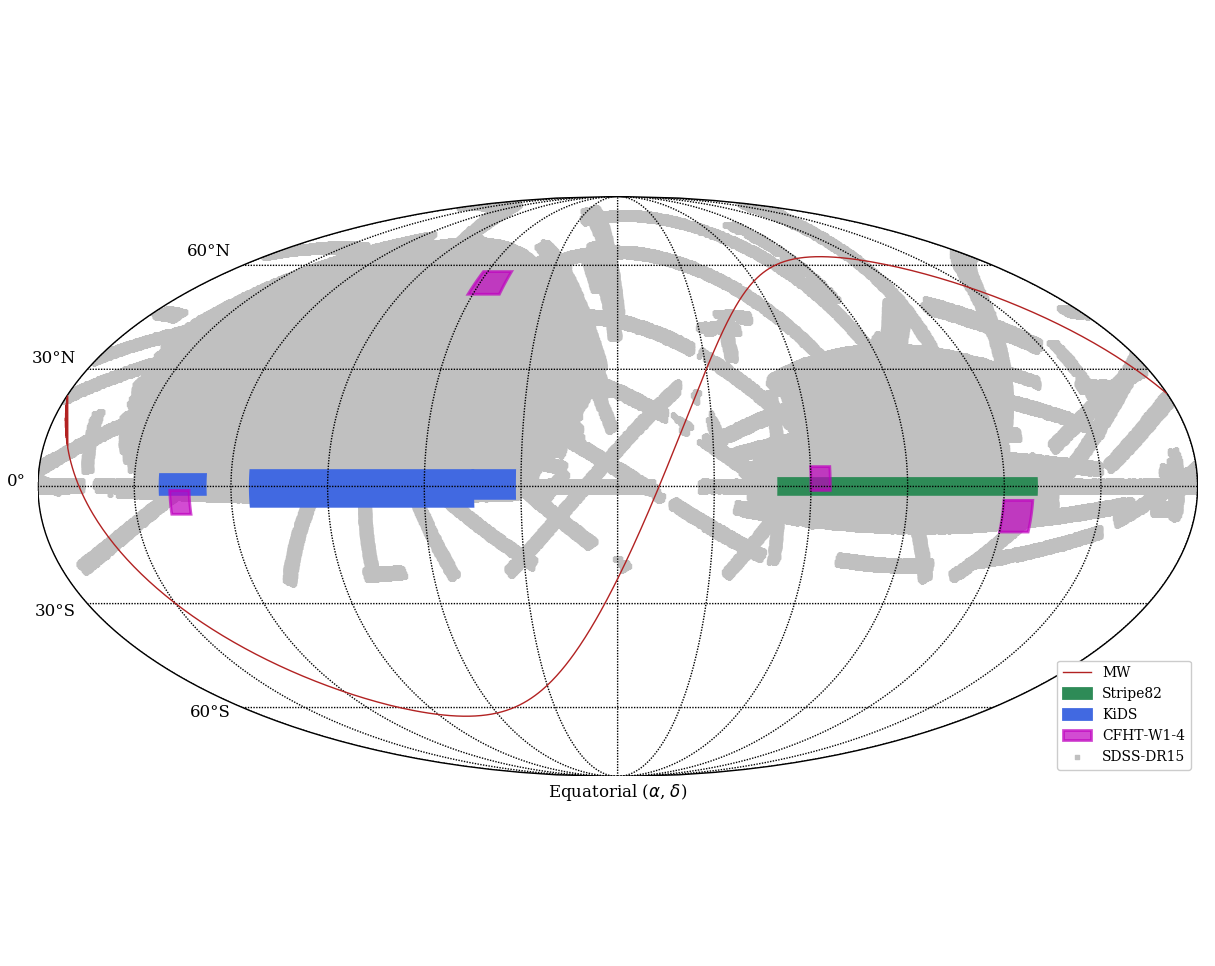

This chart was generated by the following Python code:
import numpy as np
#from pylab import *

from astropy import units
from astropy.coordinates import SkyCoord
from scipy import spatial
#import circles
from mpl_toolkits.axes_grid1 import make_axes_locatable
from mpl_toolkits.basemap import Basemap
from scipy.interpolate import CubicSpline
import matplotlib
import matplotlib.pyplot as plt
from matplotlib.patches import Polygon

sdss = np.load('SDSS/grispy_sdssDR15.npy')


def box_region(m, lon_min, lon_max, lat_min, lat_max, **kwargs):
	N=100
	lons = np.linspace(lon_min,lon_max, N)
	lats = np.linspace(lat_min,lat_max, N)
	ones = np.ones(N)

	lons = np.concatenate((ones*lon_min, lons,
							ones*lon_max, lons[::-1]))
	lats = np.concatenate((lats, ones*lat_max,
							lats[::-1], ones*lat_min))

	x, y = m( lons, lats )
	xy = zip(x,y)
	#return xy
	poly = Polygon( xy, **kwargs)#facecolor='red', alpha=0.4 )
	plt.gca().add_patch(poly)

#sdss_fields = np.loadtxt('sdss_rerun301.txt')

#~ print len(M2)+len(M3)+len(S), len(sdss)
AR= sdss[::100,0]
DEC= sdss[::100,1]
#AR= sdss_fields[::10,0]
#DEC= sdss_fields[::10,1]


#cs82_AR = np.random.rand(10000)*80 - 40.
#cs82_DEC = np.random.rand(10000)*3 - 1.5

# KiDS region
#kidsN = np.concatenate((region(156., 225., -5., 4.),
#						region(225., 238., -3., 4.),
#						region(128., 142., -2., 3.)))
#kidsN_AR = np.random.rand(10000)*82 + 156. #156° ― 225°
#kidsN_DEC = np.random.rand(10000)*9 -5. 	#−5° ― +4°

# Make plot
matplotlib.rcParams['font.family'] = 'serif'
matplotlib.rcParams['legend.fontsize'] = 12.0

fig, ax = plt.subplots(1, 1)
m = Basemap(projection='moll',lon_0=270,resolution='c')
meridians=np.arange(0.,390.,30.)
parallels=np.arange(-90.,120.,30.)
m.drawparallels(parallels,labels=[1,0,0,0], fontsize=12)
m.drawmeridians(meridians)


# Galactic plane
gal_lon = np.linspace(0,360,500)
gal_lat = np.zeros(500)
c = SkyCoord(l=gal_lon*units.degree, b=gal_lat*units.degree, frame='galactic')
gal_ra,gal_dec = c.icrs.ra, c.icrs.dec
x_gal,y_gal = m(gal_ra,gal_dec)
i_gal = np.argsort(x_gal)
x_gal,y_gal = x_gal[i_gal],y_gal[i_gal]
m.plot(x_gal,y_gal,'-',c='firebrick', lw=1, alpha=1, label='MW')


# SDSS points
x_sdss,y_sdss = m(AR,DEC)
m.scatter(x_sdss,y_sdss,marker='s',c='silver', s=5,lw=1, alpha=1, label='SDSS-DR15')

# Stripe82 region
c_s = 'seagreen'#'indianred'
box_region(m, -40., 40., -2, 2, facecolor=c_s, edgecolor=c_s, lw=2, alpha=1, label='Stripe82')
#plt.fill_between(x_cs82[:-1], y_low_cs82[:-1], y_up_cs82[:-1], color='indianred')

# KiDS region
c_k = 'royalblue'#'mediumseagreen'
box_region(m, 156., 225., -5., 4., facecolor=c_k, edgecolor=c_k, lw=2,alpha=1, label='KiDS')
box_region(m, 225., 238., -3., 4., facecolor=c_k, edgecolor=c_k, lw=2, alpha=1)
box_region(m, 128., 142., -2., 3., facecolor=c_k, edgecolor=c_k, lw=2, alpha=1)

# CFHT region
c_c = 'm'#'mediumorchid'
box_region(m, 30., 39., -11.5, -3.5, facecolor=c_c, edgecolor=c_c, alpha=0.7, lw=2, label='CFHT-W1-4')
box_region(m, 131., 137., -7., -1., facecolor=c_c, edgecolor=c_c, alpha=0.7, lw=2)
box_region(m, 208., 221., 51., 58., facecolor=c_c, edgecolor=c_c, alpha=0.7, lw=2)
box_region(m, 330., 336., -1., 5., facecolor=c_c, edgecolor=c_c, alpha=0.7, lw=2)


plt.xlabel('Equatorial ($\\alpha$, $\\delta$)', fontsize=12)
plt.legend(loc=4, fontsize=10,framealpha=1)
